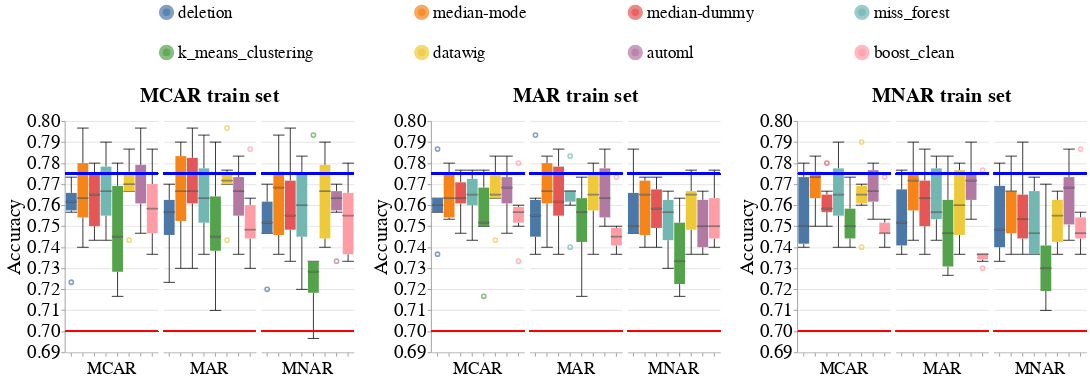

Write notebook code for a chart like this one.
### Code cell
create_box_plots_for_diff_imputers_v2(dataset_name=DATASET_NAME,
                                      model_name='rf_clf',
                                      metric_name='accuracy',
                                      db_client=db_client)

### Figure 1 — Vega-Lite specification as saved in the notebook (floating-point values rounded to 4 significant figures; data arrays with more than 128 entries replaced by an {"elided": "..."} marker saying what was removed)
{"config": {"view": {"continuousWidth": 400, "continuousHeight": 300, "stroke": null}, "axis": {"labelFontSize": 24, "labelFontWeight": "normal", "titleFontSize": 26, "titleFontWeight": "normal"}, "facet": {"spacing": 5}, "header": {"labelFontSize": 22, "labelOrient": "bottom", "labelPadding": 5, "titleFontSize": 26}, "legend": {"columns": 4, "direction": "horizontal", "labelFontSize": 22, "labelLimit": 400, "orient": "top", "symbolOffset": 120, "symbolStrokeWidth": 10, "titleAnchor": "middle", "titleFontSize": 24, "titleLimit": 300}, "title": {"fontSize": 26}}, "hconcat": [{"facet": {"column": {"field": "Test_Injection_Strategy", "sort": ["MCAR", "MAR", "MNAR"], "title": "MCAR train set", "type": "nominal"}}, "spec": {"layer": [{"mark": {"type": "boxplot", "median": {"stroke": "black", "strokeWidth": 0.7}, "ticks": true}, "encoding": {"color": {"field": "Null_Imputer_Name", "sort": ["deletion", "median-mode", "median-dummy", "miss_forest", "k_means_clustering", "datawig", "automl", "boost_clean"], "title": null, "type": "nominal"}, "x": {"axis": {"labels": false}, "field": "Null_Imputer_Name", "sort": ["deletion", "median-mode", "median-dummy", "miss_forest", "k_means_clustering", "datawig", "automl", "boost_clean"], "title": null, "type": "nominal"}, "y": {"field": "Metric_Value", "scale": {"zero": false}, "title": "Accuracy", "type": "quantitative"}}}, {"mark": "rule", "encoding": {"color": {"value": "blue"}, "size": {"value": 2}, "y": {"field": "Baseline_Median", "type": "quantitative"}}}, {"mark": "rule", "encoding": {"color": {"value": "red"}, "size": {"value": 2}, "y": {"field": "Base_Rate", "type": "quantitative"}}}], "width": 120}}, {"data": {"name": "data-a9ce763cc1a4241954a95e8991ee07ff"}, "facet": {"column": {"field": "Test_Injection_Strategy", "sort": ["MCAR", "MAR", "MNAR"], "title": "MAR train set", "type": "nominal"}}, "spec": {"layer": [{"mark": {"type": "boxplot", "median": {"stroke": "black", "strokeWidth": 0.7}, "ticks": true}, "encoding": {"color": {"field": "Null_Imputer_Name", "sort": ["deletion", "median-mode", "median-dummy", "miss_forest", "k_means_clustering", "datawig", "automl", "boost_clean"], "title": null, "type": "nominal"}, "x": {"axis": {"labels": false}, "field": "Null_Imputer_Name", "sort": ["deletion", "median-mode", "median-dummy", "miss_forest", "k_means_clustering", "datawig", "automl", "boost_clean"], "title": null, "type": "nominal"}, "y": {"field": "Metric_Value", "scale": {"zero": false}, "title": "Accuracy", "type": "quantitative"}}}, {"mark": "rule", "encoding": {"color": {"value": "blue"}, "size": {"value": 2}, "y": {"field": "Baseline_Median", "type": "quantitative"}}}, {"mark": "rule", "encoding": {"color": {"value": "red"}, "size": {"value": 2}, "y": {"field": "Base_Rate", "type": "quantitative"}}}], "width": 120}}, {"data": {"name": "data-35516cf932d50b85c2c1a0d8d8d88023"}, "facet": {"column": {"field": "Test_Injection_Strategy", "sort": ["MCAR", "MAR", "MNAR"], "title": "MNAR train set", "type": "nominal"}}, "spec": {"layer": [{"mark": {"type": "boxplot", "median": {"stroke": "black", "strokeWidth": 0.7}, "ticks": true}, "encoding": {"color": {"field": "Null_Imputer_Name", "sort": ["deletion", "median-mode", "median-dummy", "miss_forest", "k_means_clustering", "datawig", "automl", "boost_clean"], "title": null, "type": "nominal"}, "x": {"axis": {"labels": false}, "field": "Null_Imputer_Name", "sort": ["deletion", "median-mode", "median-dummy", "miss_forest", "k_means_clustering", "datawig", "automl", "boost_clean"], "title": null, "type": "nominal"}, "y": {"field": "Metric_Value", "scale": {"zero": false}, "title": "Accuracy", "type": "quantitative"}}}, {"mark": "rule", "encoding": {"color": {"value": "blue"}, "size": {"value": 2}, "y": {"field": "Baseline_Median", "type": "quantitative"}}}, {"mark": "rule", "encoding": {"color": {"value": "red"}, "size": {"value": 2}, "y": {"field": "Base_Rate", "type": "quantitative"}}}], "width": 120}}], "data": {"name": "data-74d0c2227131f655d6a87b4078893ab9"}, "resolve": {"scale": {"y": "shared"}}, "$schema": "https://vega.github.io/schema/vega-lite/v4.17.0.json", "datasets": {"data-74d0c2227131f655d6a87b4078893ab9": {"elided": "144 records"}, "data-a9ce763cc1a4241954a95e8991ee07ff": {"elided": "144 records"}, "data-35516cf932d50b85c2c1a0d8d8d88023": {"elided": "144 records"}}}
